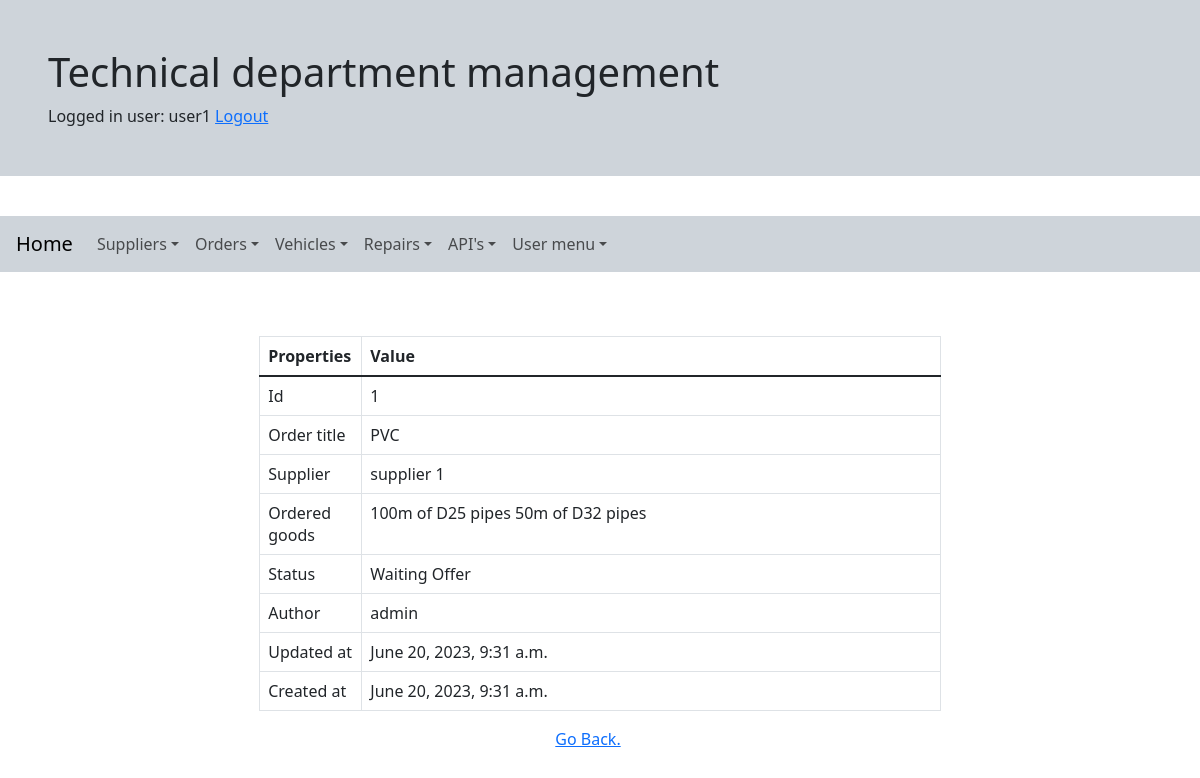
/order_detail/1/ (signed in), run on the app's committed database.
### accounts/models.py (models this page shows)
class CustomUser(AbstractUser):
    is_technician = models.BooleanField(default=False, null=True)
    is_orderer = models.BooleanField(default=False, null=True)
    is_observer = models.BooleanField(default=False, null=True)
    def __str__(self):
        return self.username

### orders/models.py (models this page shows, shortened)
class Order(models.Model):
    ORDER_STATUS = (
        ('Waiting Offer', 'Waiting Offer'),
        ('Awaiting Delivery', 'Awaiting Delivery'),
        ('Incomplete', 'Incomplete'),
        ('Completed', 'Completed'),
        ('Cancelled', 'Cancelled')
    )
    order = models.CharField(max_length=50, verbose_name="Order title")
    order_supplier = models.ForeignKey(Supplier, on_delete=models.CASCADE)
    body = models.TextField(max_length=500, verbose_name="Ordered goods")
    author = models.ForeignKey(settings.AUTH_USER_MODEL, on_delete=models.CASCADE)
    order_status = models.CharField(max_length=20, default="Waiting Offer", choices=ORDER_STATUS, null=False)
    created_at = models.DateTimeField(auto_now_add=True)
    updated_at = models.DateTimeField(auto_now=True)

class Supplier(models.Model):
    supplier_name = models.CharField(max_length=50, null=False, unique=True)
    address = models.CharField(max_length=75)
    vat = models.CharField(max_length=20, unique=True)
    phone = models.CharField(max_length=20)
    def __str__(self):
        return self.supplier_name

### orders/views.py (the view, shortened to what this page needs)
# urls.py: path('order_detail/<int:pk>/', login_required(OrderDetailView.as_view()), name='order_detail'),
class OrderDetailView(DetailView):
  model = Order
  fields = '__all__'

### templates/orders/order_detail.html (shortened to what this page needs)
{% extends "base.html" %}
{% block content %}
<div class="container" style="width: 60%;">
    <table class="table table-bordered">
        <thead>
            <tr>
                <th class="col" style="width: 15%;">Properties</th>
                <th class="col" style="width: 85%;">Value</th>
            </tr>
        </thead>
        <tbody class="table-group-divider">
            <tr>
                <td>Id</td>
                <td>{{ object.pk }}</td>
            </tr>
            <tr>
                <td>Order title</td>
                <td>{{ object.order }}</td>
            </tr>
            <tr>
                <td>Supplier</td>
                <td>{{ object.order_supplier }}</td>
            </tr>
            <tr>
                <td>Ordered goods</td>
                <td>{{ object.body }}</td>
            </tr>
            <tr>
                <td>Status</td>
                <td>{{ object.order_status }}</td>
            </tr>
            <tr>
                <td>Author</td>
                <td>{{ object.author }}</td>
            </tr>
            <tr>
                <td>Updated at</td>
                <td>{{ object.updated_at }}</td>
            </tr>
            <tr>
                <td>Created at</td>
                <td>{{ object.created_at }}</td>
            </tr>
        </tbody>
    </table>
</div>
{% if object.author == request.user %}
<div class="row">
    <div class=" d-flex justify-content-center">
        <a class="btn btn-primary m-2" href="{% url 'order_edit' object.pk %}">Edit</a>
        <a class="btn btn-danger m-2" href="{% url 'order_delete' object.pk %}">Delete</a>
    </div>
</div>
<div class="row">
    <div class=" d-flex justify-content-center">
        <a href="{{request.META.HTTP_REFERER}}">Go Back.</a>
    </div>
</div>
{% else %}
<div class="row">
    <div class=" d-flex justify-content-center">
        <a href="{{request.META.HTTP_REFERER}}">Go Back.</a>
    </div>
</div>
{% endif %}
{% endblock %}

### templates/base.html (shortened to what this page needs)
{% load static %}
<html lang="en">
<head>
  <link href="https://cdn.jsdelivr.net/npm/bootstrap@5.3.0/dist/css/bootstrap.min.css" rel="stylesheet"
>
</head>
<div class="row mb-2">
  <div class="p-5 mb-4 bg-dark-subtle rounded-3">
    <div class="container" style="align-content: center">
      <h1>Technical department management</h1>
    </div>
    <div class="container" style="align-content: center">
      <span>
        {% if request.user.is_authenticated %}
        Logged in user: {{ request.user }}
        <a href="{% url  'logout' %}">Logout</a>
        {% else %}
        <a href="{% url 'login' %}">Login</a>
        {% endif %}
      </span>
    </div>
  </div>
</div>
<div class="row p-2 mb-2 ">
  <nav class="navbar navbar-expand-lg bg-dark-subtle p-2 mb-4">
    <div class="container-fluid">
      <a class="navbar-brand" href="{% url 'index' %}">Home</a>
      <div class="collapse navbar-collapse" id="myNavBar">
        <ul class="navbar-nav me-auto mb-2 mb-lg-0">
          <li class="nav-item dropdown">
            <a class="nav-link dropdown-toggle" data-bs-toggle="dropdown" href="#" role="button"
              aria-expanded="false">Suppliers</a>
          </li>
          <li class="nav-item dropdown">
            <a class="nav-link dropdown-toggle" data-bs-toggle="dropdown" href="#" role="button"
              aria-expanded="false">Orders</a>
          </li>
          <li class="nav-item dropdown">
            <a class="nav-link dropdown-toggle" data-bs-toggle="dropdown" href="#" role="button"
              aria-expanded="false">Vehicles</a>
          </li>
          <li class="nav-item dropdown">
            <a class="nav-link dropdown-toggle" data-bs-toggle="dropdown" href="#" role="button"
              aria-expanded="false">Repairs</a>
          </li>
          <li class="nav-item dropdown">
            <a class="nav-link dropdown-toggle" data-bs-toggle="dropdown" href="#" role="button"
              aria-expanded="false">API's</a>
          </li>
          <li class="nav-item dropdown">
            <a class="nav-link dropdown-toggle" data-bs-toggle="dropdown" href="#" role="button"
              aria-expanded="false">User menu</a>
          </li>
        </ul>
      </div>
    </div>
  </nav>
</div>
<div class="row p-4 mb-2">
  {% block content %}{% endblock %}
</div>
</body>
</html>

### data on the page
CustomUser: user "user1"
Order: pk "1", order "PVC", order_supplier "supplier 1", body "100m of D25 pipes 50m of D32 pipes", order_status "Waiting Offer", author "admin", updated_at "June 20, 2023, 9:31 a.m.", created_at "June 20, 2023, 9:31 a.m."
